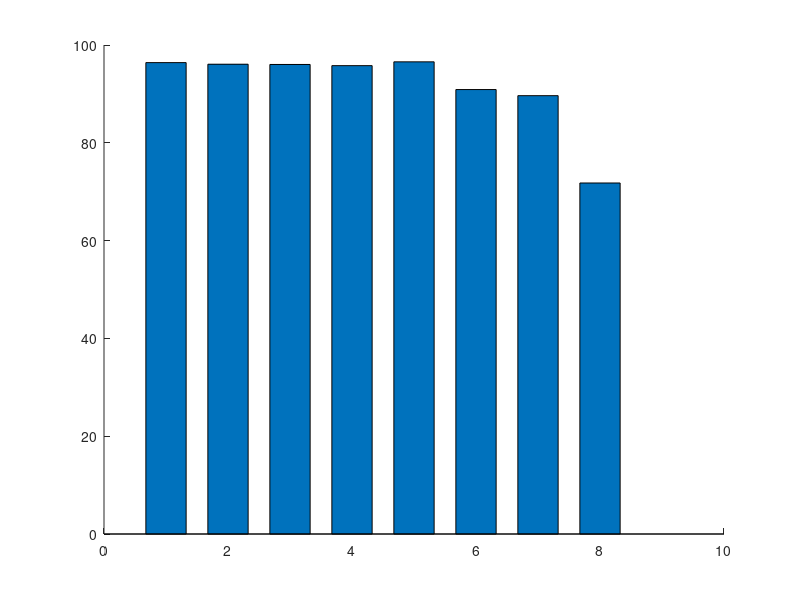

This figure's MATLAB source: (Note: this script raises an error after producing the figure.)
clc;
clear;
close all;

%% Comparative Model Accuracy

models = {
    'Spatial Attention'
    'Channel Attention'
    'EfficientNet-B0'
    'EfficientNet-CBAM'
    'Adaptive Attention'
    'ResNet50'
    'GoogLeNet'
    'VGG16'
};

meanAccuracy = [
    96.40
    96.07
    96.02
    95.78
    96.56
    90.89
    89.64
    71.78
];

stdAccuracy = [
    0.79
    0.88
    0.50
    0.82
    0.42
    0.85
    2.34
    1.39
];

%% Figure Configuration

fig = figure('Color','w', ...
    'Units','inches', ...
    'Position',[1 1 11 6.5]);

ax = axes(fig);
hold(ax,'on');

x = 1:length(models);

%% Plot Accuracy Bars

b = bar(ax, x, meanAccuracy, 0.65);

b.FaceColor = [0.25 0.48 0.70];
b.EdgeColor = [0.15 0.15 0.15];
b.LineWidth = 0.8;

%% Highlight Adaptive Attention

adaptiveIndex = 5;

b.CData(adaptiveIndex,:) = [0.85 0.40 0.20];

%% Standard Deviation Error Bars

errorbar(ax, x, meanAccuracy, stdAccuracy, ...
    'k.', ...
    'LineWidth',1.3, ...
    'CapSize',9);

%% Value Labels

for i = 1:length(models)

    text(ax, x(i), meanAccuracy(i)+stdAccuracy(i)+0.5, ...
        sprintf('%.2f',meanAccuracy(i)), ...
        'HorizontalAlignment','center', ...
        'FontSize',10, ...
        'FontWeight','bold');

end

%% Axis Formatting

xticks(ax,x);
xticklabels(ax,models);

xtickangle(ax,25);

ylabel(ax,'Mean Test Accuracy (%)', ...
    'FontSize',13, ...
    'FontWeight','bold');

xlabel(ax,'Classification Model', ...
    'FontSize',13, ...
    'FontWeight','bold');

title(ax,'Comparative Performance of Brain Tumour Classification Models', ...
    'FontSize',15, ...
    'FontWeight','bold');

ylim(ax,[65 100]);

yticks(ax,65:5:100);

grid(ax,'on');
ax.GridAlpha = 0.18;
ax.LineWidth = 1;
ax.FontSize = 10;
ax.FontName = 'Arial';

box(ax,'on');

%% Export High-Resolution Figures

exportgraphics(fig, ...
    'Figure_Comparative_Model_Accuracy.tiff', ...
    'Resolution',600);

exportgraphics(fig, ...
    'Figure_Comparative_Model_Accuracy.pdf', ...
    'ContentType','vector');

disp('Figure 1 generated and exported successfully.');
